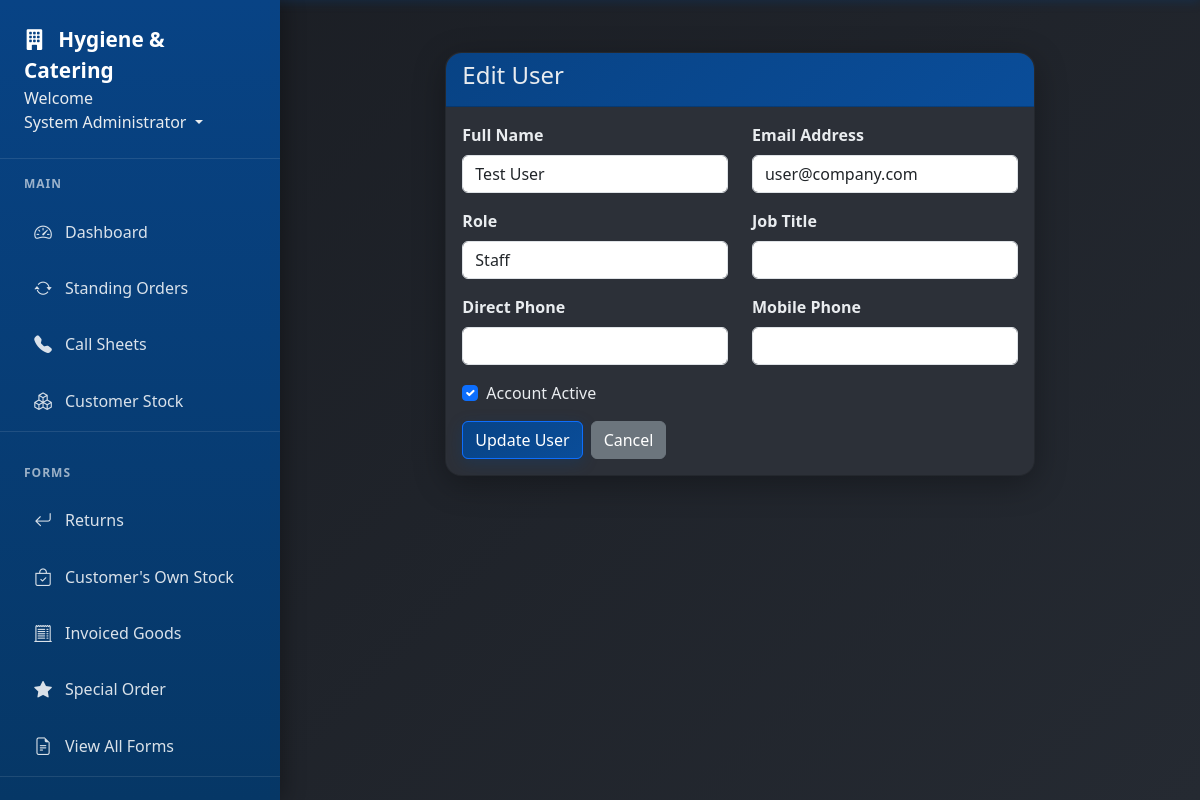
Screenshot of /users/2/edit (signed in) with the database file from the repository.
### app/models.py (models this page shows, shortened)
class User(db.Model, UserMixin):
    id = db.Column(db.Integer, primary_key=True)
    username = db.Column(db.String(20), unique=True, nullable=False)  # Keep for system use
    email = db.Column(db.String(120), unique=True, nullable=False, index=True)  # Primary identifier
    full_name = db.Column(db.String(100), nullable=False)
    password_hash = db.Column(db.String(128), nullable=False)  # Changed from 'password' to 'password_hash'
    role = db.Column(db.String(20), nullable=False)
    job_title = db.Column(db.String(100))
    direct_phone = db.Column(db.String(20))
    mobile_phone = db.Column(db.String(20))
    is_active = db.Column(db.Boolean, default=True)
    must_change_password = db.Column(db.Boolean, default=False)
    created_at = db.Column(db.DateTime, nullable=False, default=datetime.utcnow)
    last_login = db.Column(db.DateTime)
    forms = db.relationship('Form', foreign_keys='Form.user_id', backref='author', lazy=True)
    callsheet_entries = db.relationship('CallsheetEntry', backref='entered_by', lazy=True)
    callsheets_created = db.relationship('Callsheet', backref='created_by_user', lazy=True)
    todo_items = db.relationship('TodoItem', backref='user', lazy=True, cascade='all, delete-orphan')
    company_updates = db.relationship('CompanyUpdate', backref='author', lazy=True, cascade='all, delete-orphan')

### app/routes.py (the view, shortened to what this page needs)
@main.route('/users/<int:user_id>/edit', methods=['GET', 'POST'])
@login_required
@admin_required
def edit_user(user_id):
    user = User.query.get_or_404(user_id)
    form = EditUserForm(obj=user)
    return render_template('user_form.html', form=form, title='Edit User', user=user)

### app/forms.py
class EditUserForm(FlaskForm):
    full_name = StringField('Full Name', validators=[DataRequired(), Length(min=2, max=100)])
    email = StringField('Email Address', validators=[DataRequired(), Email()])
    role = SelectField('Role', choices=[('staff', 'Staff'), ('admin', 'Admin')], validators=[DataRequired()])
    job_title = StringField('Job Title', validators=[Optional(), Length(max=100)])
    direct_phone = TelField('Direct Phone', validators=[Optional()])
    mobile_phone = TelField('Mobile Phone', validators=[Optional()])
    is_active = BooleanField('Account Active')

### app/models.py (called while the page is built)
@login_manager.user_loader
def load_user(user_id):
    return User.query.get(int(user_id))

### app/routes.py (called while the page is built)
def admin_required(f):
    @wraps(f)
    def decorated_function(*args, **kwargs):
        if not current_user.is_authenticated or current_user.role != 'admin':
            flash('Admin access required.', 'danger')
            return redirect(url_for('main.dashboard'))
        return f(*args, **kwargs)
    return decorated_function

### app/templates/user_form.html (shortened to what this page needs)
{% extends "base.html" %} {% block content %}
<div class="row justify-content-center">
  <div class="col-md-8">
    <div class="card">
      <div class="card-header">
        <h4>{{ title }}</h4>
      </div>
      <div class="card-body">
        <form method="POST">
          <div class="row">
            <div class="col-md-6 mb-3">
              {{ form.full_name.label(class="form-label") }} {{
              form.full_name(class="form-control") }}
            </div>
            <div class="col-md-6 mb-3">
              {{ form.email.label(class="form-label") }} {{
              form.email(class="form-control") }}
            </div>
          </div>
          <div class="row">
            <div class="col-md-6 mb-3">
              {{ form.role.label(class="form-label") }} {{
              form.role(class="form-control") }}
            </div>
            <div class="col-md-6 mb-3">
              {{ form.job_title.label(class="form-label") }} {{
              form.job_title(class="form-control") }}
            </div>
          </div>
          <div class="row">
            <div class="col-md-6 mb-3">
              {{ form.direct_phone.label(class="form-label") }} {{
              form.direct_phone(class="form-control") }}
            </div>
            <div class="col-md-6 mb-3">
              {{ form.mobile_phone.label(class="form-label") }} {{
              form.mobile_phone(class="form-control") }}
            </div>
          </div>
          {% if user %}
          <div class="mb-3">
            <div class="form-check">
              {{ form.is_active(class="form-check-input") }} {{
              form.is_active.label(class="form-check-label") }}
            </div>
          </div>
          {% endif %}
          <div class="d-flex gap-2">
            <button type="submit" class="btn btn-primary">
              {{ 'Update User' if user else 'Create User' }}
            </button>
            <a href="{{ url_for('main.users') }}" class="btn btn-secondary"
              >Cancel</a
            >
          </div>
        </form>
      </div>
    </div>
  </div>
</div>
{% endblock %}

### app/templates/base.html (shortened to what this page needs)
<!DOCTYPE html>
<html lang="en">
  <head>
    <link
      rel="stylesheet"
      href="{{ url_for('static', filename='style.css') }}"
    />
    <link
      href="https://cdn.jsdelivr.net/npm/bootstrap@5.3.0/dist/css/bootstrap.min.css"
      rel="stylesheet"
    />
    <link
      href="https://cdn.jsdelivr.net/npm/bootstrap-icons@1.11.0/font/bootstrap-icons.css"
      rel="stylesheet"
    />
  </head>
  <body>
    <nav class="nav-sidebar" id="navSidebar">
      <div class="nav-sidebar-header">
        <a href="{{ url_for('main.dashboard') }}" class="nav-sidebar-brand">
          <i class="bi bi-building-fill me-2"></i>
          Hygiene & Catering
        </a>
        <li class="nav-item dropdown" style="display: block">
          <text>Welcome</text>
          <a
            class="nav-link dropdown-toggle"
            href="#"
            id="userDropdown"
            role="button"
            data-bs-toggle="dropdown"
          >
             {{ current_user.full_name or
            current_user.username }}
          </a>
        </li>
      </div>
      {% if current_user.is_authenticated %}
      <div class="nav-sidebar-nav">
        <div class="nav-section">
          <div class="nav-section-title">Main</div>
          <div class="nav-item">
            <a class="nav-link" href="{{ url_for('main.dashboard') }}">
              <i class="bi bi-speedometer2"></i>
              Dashboard
            </a>
          </div>
          <div class="nav-item">
            <a class="nav-link" href="{{ url_for('main.standing_orders') }}">
              <i class="bi bi-arrow-repeat"></i>
              Standing Orders
            </a>
          </div>
          <div class="nav-item">
            <a class="nav-link" href="{{ url_for('main.callsheets') }}">
              <i class="bi bi-telephone-fill"></i>
              Call Sheets
            </a>
          </div>
          <div class="nav-item">
            <a class="nav-link" href="{{ url_for('main.customer_stock') }}">
              <i class="bi bi-boxes"></i>
              Customer Stock
            </a>
          </div>
        </div>
        <div class="nav-section">
          <div class="nav-section-title">Forms</div>
          <div class="nav-item">
            <a class="nav-link" href="{{ url_for('main.returns') }}">
              <i class="bi bi-arrow-return-left"></i>
              Returns
            </a>
          </div>
          <div class="nav-item">
            <a class="nav-link" href="{{ url_for('main.branded_stock') }}">
              <i class="bi bi-bag-check"></i>
              Customer's Own Stock
            </a>
          </div>
          <div class="nav-item">
            <a class="nav-link" href="{{ url_for('main.invoice_correction') }}">
              <i class="bi bi-receipt-cutoff"></i>
              Invoiced Goods
            </a>
          </div>
          <div class="nav-item">
            <a class="nav-link" href="{{ url_for('main.special_order') }}">
              <i class="bi bi-star-fill"></i>
              Special Order
            </a>
          </div>
          <div class="nav-item">
            <a class="nav-link" href="{{ url_for('main.forms') }}">
              <i class="bi bi-file-earmark-text"></i>
              View All Forms
            </a>
          </div>
        </div>
      </div>
      {% endif %}
    </nav>
    <div class="main-content" id="mainContent">
      <div class="container-fluid">
         {% block content %}{% endblock %}
      </div>
    </div>
  </body>
</html>

### app/static/style.css (style rules this page uses)
:root { --primary-blue: #084385; --primary-blue-light: #0a4d99; --primary-blue-dark: #063766; --dark-bg: #1a1d23; --dark-card: #2c3038; --dark-card-hover: #353a44; --text-light: #e9ecef; --text-muted: #adb5bd !important; --border-color: #495057; --success: #20c997; --warning: #ffc107; --danger: #dc3545; --info: #17a2b8; }
body { background: linear-gradient(135deg, var(--dark-bg) 0%, #252a32 100%); color: var(--text-light); font-family: "Segoe UI", Tahoma, Geneva, Verdana, sans-serif; min-height: 100vh; }
body, .card, .card-body, .table, .modal-body { color: var(--text-light) !important; }
.nav-sidebar { position: fixed; top: 0; left: 0; height: 100vh; width: 280px; background: linear-gradient( 180deg, var(--primary-blue) 0%, var(--primary-blue-dark) 100% ); box-shadow: 4px 0 20px rgba(0, 0, 0, 0.3); transition: transform 0.3s ease; z-index: 1050; overflow-y: auto; display: flex; flex-direction: column; }
.nav-sidebar-header { padding: 1.5rem; border-bottom: 1px solid rgba(255, 255, 255, 0.1); flex-shrink: 0; }
.nav-sidebar-brand { color: white !important; font-weight: 700; font-size: 1.3rem; text-decoration: none; }
.nav-sidebar-nav { padding: 1rem 0; flex: 1; overflow-y: auto; }
.nav-section { margin-bottom: 2rem; border-bottom: 1px solid rgba(255, 255, 255, 0.1); }
.nav-section-title { color: rgba(255, 255, 255, 0.6); font-size: 0.75rem; font-weight: 600; text-transform: uppercase; letter-spacing: 1px; padding: 0 1.5rem; margin-bottom: 0.75rem; }
.nav-sidebar-nav .nav-item, .nav-section .nav-item { margin: 0.25rem 1rem; }
.nav-sidebar-nav .nav-link, .nav-section .nav-link { display: flex; align-items: center; padding: 0.75rem 1rem; color: rgba(255, 255, 255, 0.85) !important; text-decoration: none; border-radius: 12px; transition: all 0.3s ease; font-weight: 500; border: 1px solid transparent; position: relative; overflow: hidden; }
.nav-sidebar-nav .nav-link i, .nav-section .nav-link i { margin-right: 0.75rem; font-size: 1.1rem; width: 20px; text-align: center; }
.main-content { margin-left: 280px; min-height: 100vh; }
@media (min-width: 769px) { .main-content { padding-top: 2rem; } }
.card { background: var(--dark-card) !important; border: 1px solid var(--border-color); border-radius: 16px !important; box-shadow: 0 8px 32px rgba(0, 0, 0, 0.3); margin-bottom: 24px; transition: all 0.3s ease; overflow: hidden; }
.card-header { background: linear-gradient( 135deg, var(--primary-blue) 0%, var(--primary-blue-light) 100% ); color: white; font-weight: 600; border-bottom: none; padding: 1.25rem 1.5rem; border-radius: 16px 16px 0 0 !important; }
.card-body { background: var(--dark-card); padding: 1.5rem; color: var(--text-light); border-radius: 0 0 16px 16px; }
.btn { border-radius: 12px; font-weight: 500; padding: 0.6rem 1.2rem; transition: all 0.3s ease; border: none; color: white !important; }
.btn-primary { background: linear-gradient( 135deg, var(--primary-blue) 0%, var(--primary-blue-light) 100% ); color: white !important; box-shadow: 0 4px 15px rgba(8, 67, 133, 0.3); }
.btn-secondary { background: var(--border-color); color: white !important; }
.form-control, .form-select { background: var(--dark-card); border: 2px solid var(--border-color); border-radius: 12px; color: var(--text-light); padding: 0.75rem 1rem; transition: all 0.3s ease; }
.form-control::placeholder { color: var(--text-muted); }
.form-label { font-weight: 600; margin-bottom: 0.5rem; }
.container, .container-fluid { padding-top: 20px; }
.main-content { flex: 1; }

### rows the page displays
User: full_name "System Administrator"
User: full_name "Test User", email "user@company.com", role "Staff", is_active "☑"

### other values shown
{{ title }} "Edit User"
{{ 'Update User' if user else 'Create User' }} "Update User"
